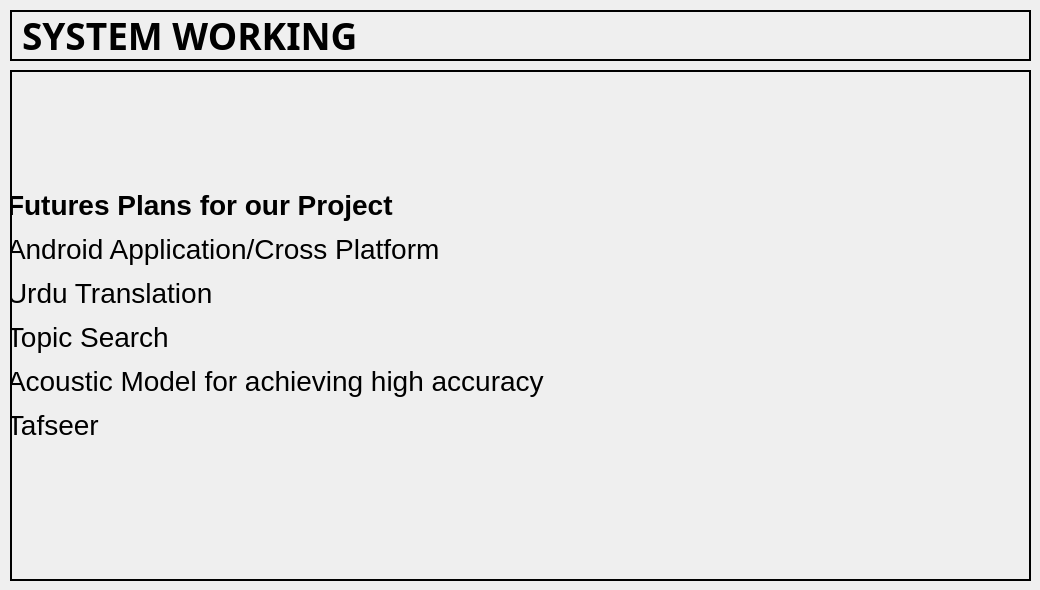
    <widget class="QWidget" name="page_5">
     <widget class="QLabel" name="label_2">
      <property name="geometry">
       <rect>
        <x>10</x>
        <y>10</y>
        <width>1021</width>
        <height>51</height>
       </rect>
      </property>
      <property name="font">
       <font>
        <family>Bahnschrift Condensed</family>
        <pointsize>28</pointsize>
        <weight>75</weight>
        <bold>true</bold>
       </font>
      </property>
      <property name="styleSheet">
       <string notr="true">border:2px solid black;</string>
      </property>
      <property name="text">
       <string>SYSTEM WORKING</string>
      </property>
     </widget>
     <widget class="QFrame" name="frame_5">
      <property name="geometry">
       <rect>
        <x>10</x>
        <y>70</y>
        <width>1021</width>
        <height>511</height>
       </rect>
      </property>
      <property name="styleSheet">
       <string notr="true">border:2px solid;</string>
      </property>
      <property name="frameShape">
       <enum>QFrame::StyledPanel</enum>
      </property>
      <property name="frameShadow">
       <enum>QFrame::Raised</enum>
      </property>
      <widget class="QLabel" name="label_17">
       <property name="geometry">
        <rect>
         <x>-20</x>
         <y>20</y>
         <width>921</width>
         <height>451</height>
        </rect>
       </property>
       <property name="font">
        <font>
         <pointsize>21</pointsize>
        </font>
       </property>
       <property name="styleSheet">
        <string notr="true">padding:10px;
border:none;
</string>
       </property>
       <property name="text">
        <string>&lt;html&gt;&lt;head/&gt;&lt;body&gt;&lt;p&gt;&lt;span style=&quot; font-weight:600;&quot;&gt;Futures Plans for our Project&lt;/span&gt;&lt;/p&gt;&lt;p&gt;Android Application/Cross Platform &lt;/p&gt;&lt;p&gt;Urdu Translation &lt;/p&gt;&lt;p&gt;Topic Search&lt;/p&gt;&lt;p&gt;Acoustic Model for achieving high accuracy&lt;/p&gt;&lt;p&gt;Tafseer &lt;/p&gt;&lt;/body&gt;&lt;/html&gt;</string>
       </property>
       <property name="wordWrap">
        <bool>true</bool>
       </property>
      </widget>
     </widget>
    </widget>
